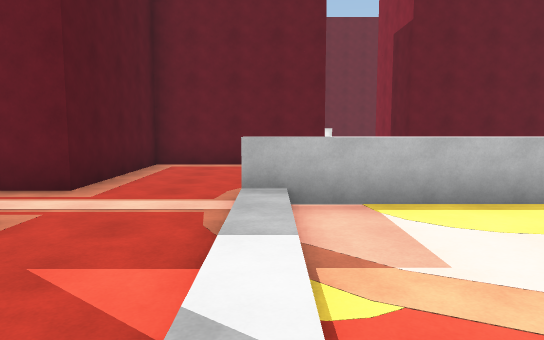
[1] (above)

21 first-person views from a walk through a 3-D level made in the Unity game engine. The camera is 1.3 m above the floor, tilts 6° down and sees 70° across. The floor is counted in squares, 2 m on a side. Each view is taken from the middle of a square. On the plan, view 1 faces up. The plan holds only what a view shows up to about 11 squares ahead; the rest is blank. The place goes on beyond the plan. The player character is not drawn. Surface patterns are stand-ins for the level's own textures.

[2]
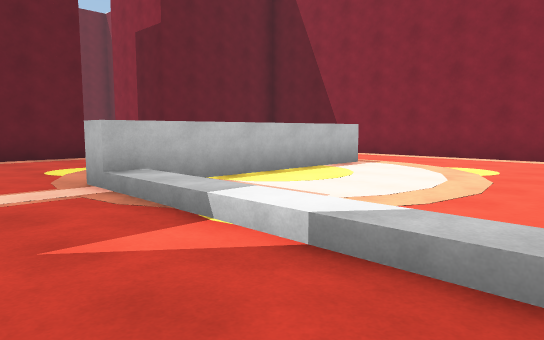

[3]
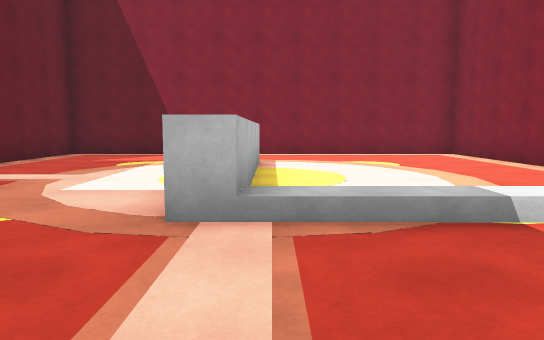

[4]
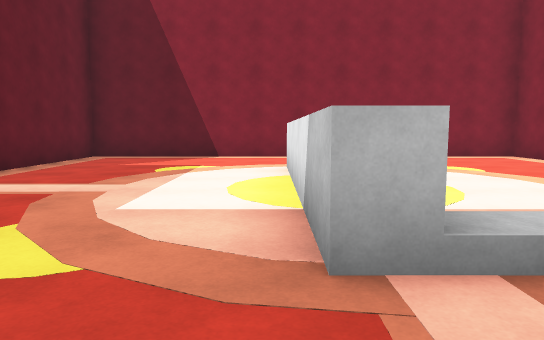

[5]
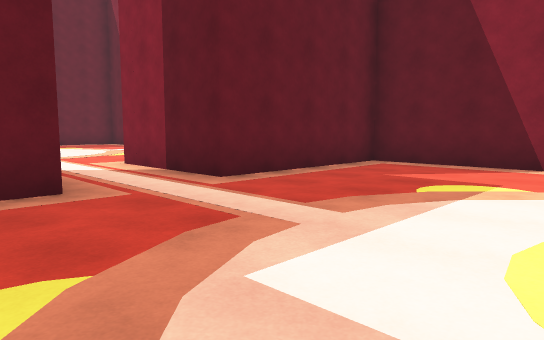

[6]
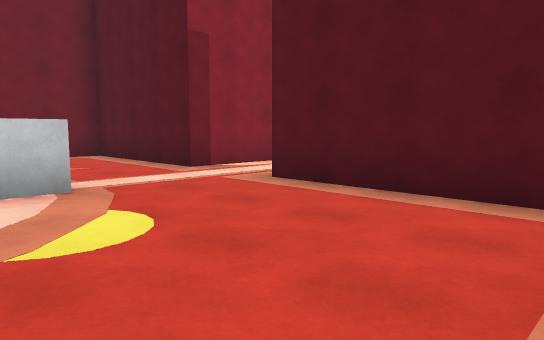

[7]
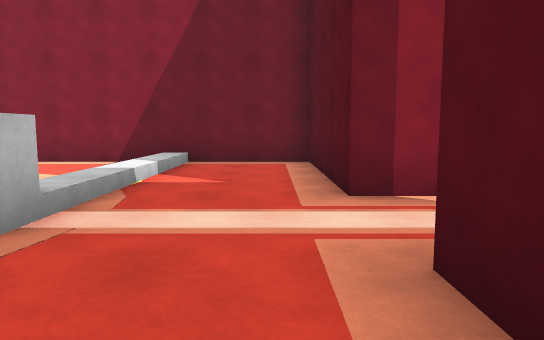

[8]
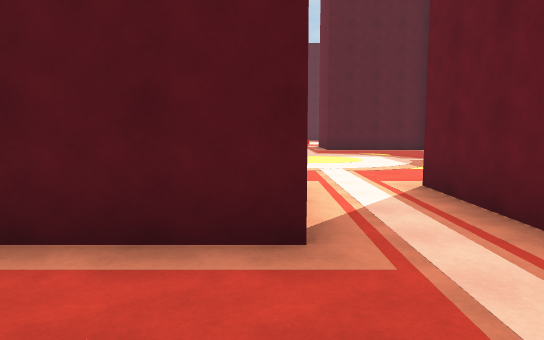

[9]
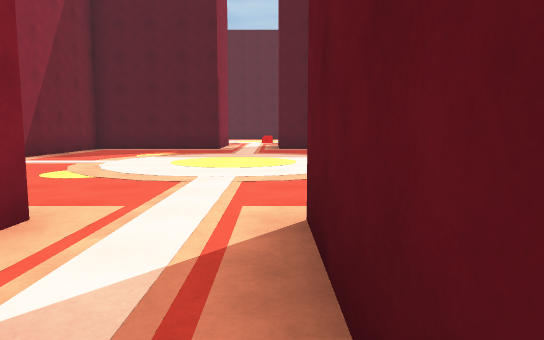

[10]
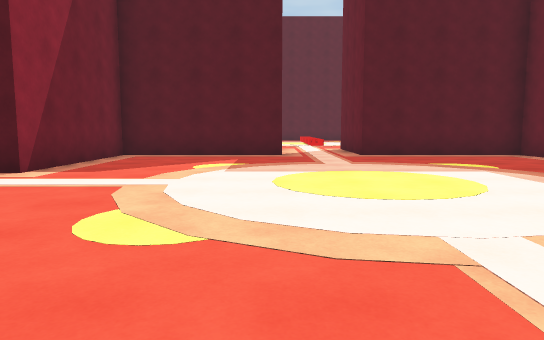

[11]
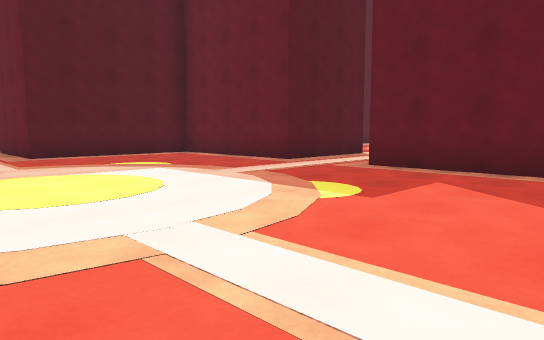

[12]
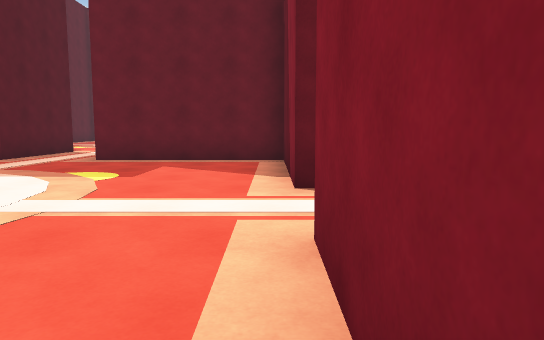

[13]
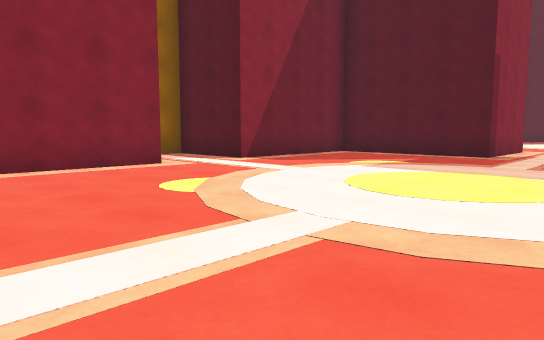

[14]
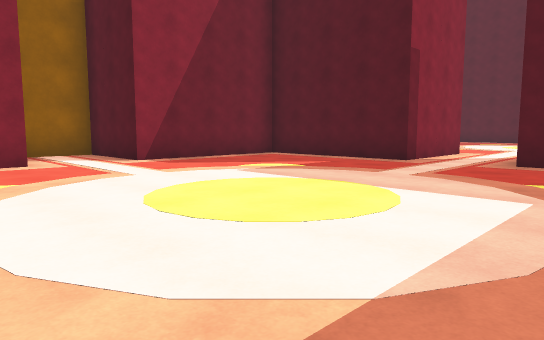

[15]
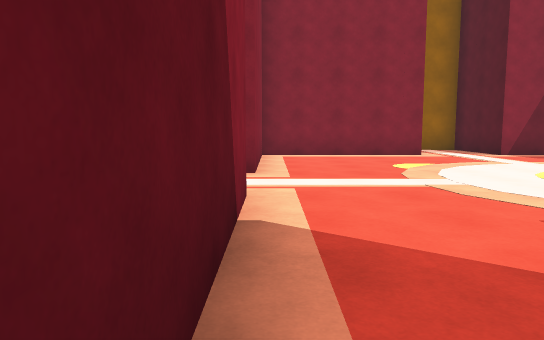

[16]
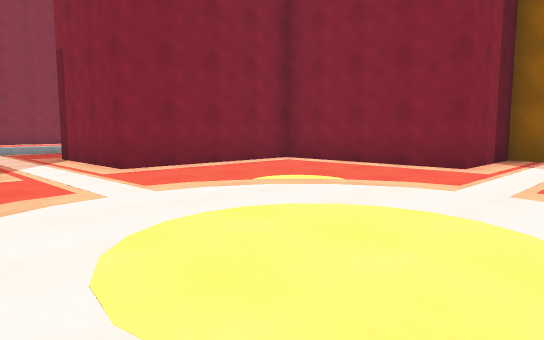

[17]
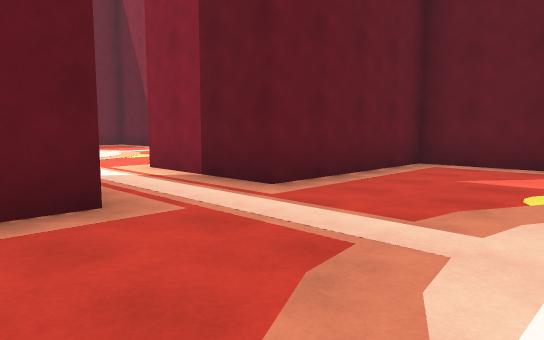

[18]
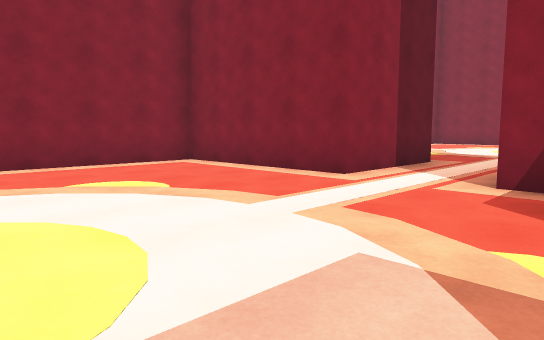

[19]
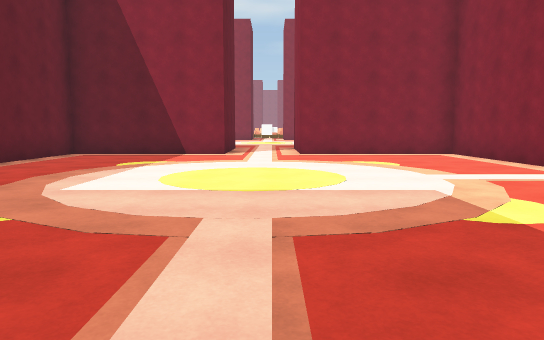

[20]
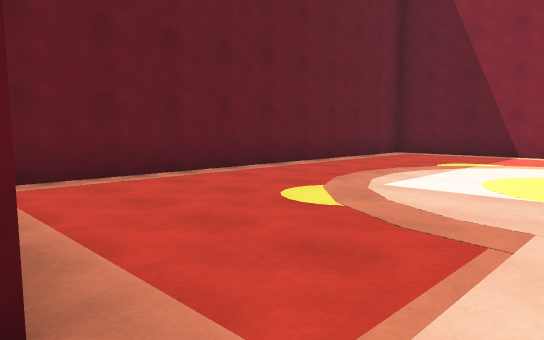

[21]
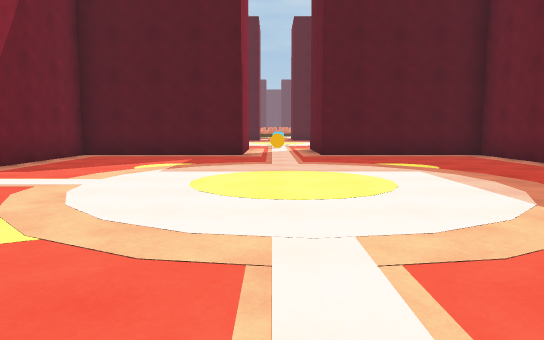

### Floor plan
Key: @ floor where view 1 was taken; # wall or solid block; . main floor; - floor 0.25 m lower than the main floor; / step, stairs or slope; ^ raised ledge.
Columns run from 20 left of view 1 to 8 right of it. Each row starts with its distance up from view 1.
 23     ############
 22     #..........#
 21     #---------.#
 20     #----..---.#
 19    ##--.....--.#
 18    ..--......-..
 17    .............
 16    ##--.....--.#       ..
 15     #---....--.#       ..
 14     #----.----.#       --
 13     #----.----.#      .--
 12     #####..#####      ..#
 11      ####..####       ..#
 10     #####..##### #####..#####
  9     #..........###..........#
  8     #----.----.###----.----.#
  7     #----..---.###----..---.#
  6   ###--.....--.###--.....--.#
  5   ...--......-....--..^.^.-.#
  4 ....................^^^^^.-.#
  3 -.###--.....--.###--/....--.#
  2     #--.....--.# #--/....--.#
  1     #----.----.# #--/------.#
  0     #----.----.# #--@------.#
 -1     #####..##### ############
 -2         #..#
 -3         #..#
 -4         ####

Positions as (right, up) in squares from view 1, and headings:
1: (0, 0), facing up
2: (-2, 0), facing up-right
3: (-3, 4), facing right
4: (-2, 5), facing right
5: (0, 5), facing up-right
6: (1, 9), facing down-left
7: (-2, 7), facing down
8: (0, 3), facing left
9: (-3, 5), facing left
10: (-6, 3), facing left
11: (-6, 3), facing up-left
12: (-6, 1), facing up
13: (-6, 6), facing down-left
14: (-8, 7), facing down-left
15: (-6, 9), facing down
16: (-12, 6), facing down-right
17: (-13, 6), facing up-right
18: (-13, 17), facing down-right
19: (-16, 17), facing right
20: (-16, 17), facing up-right
21: (-6, 17), facing left
